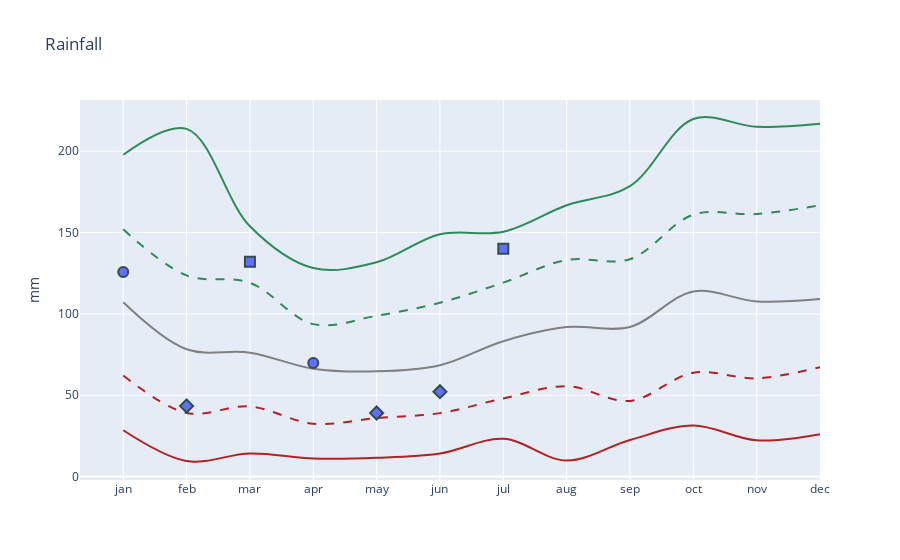
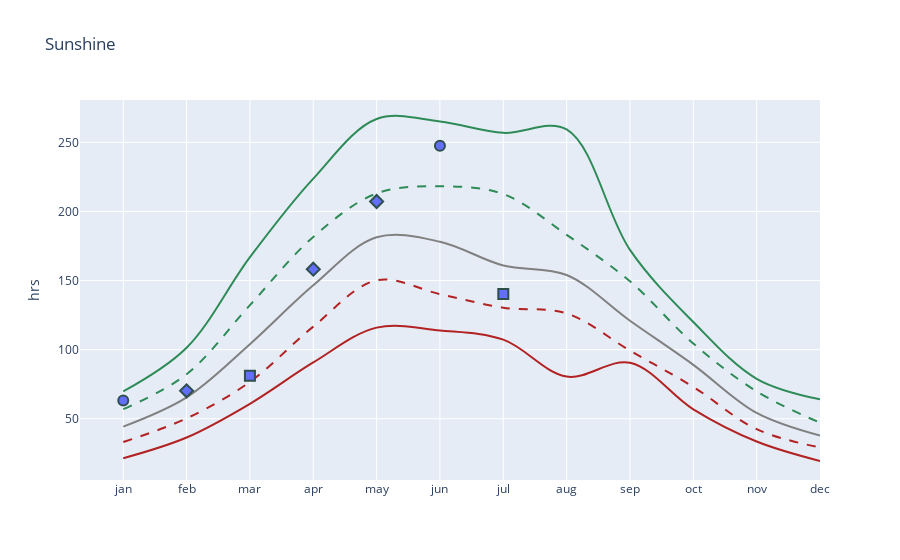
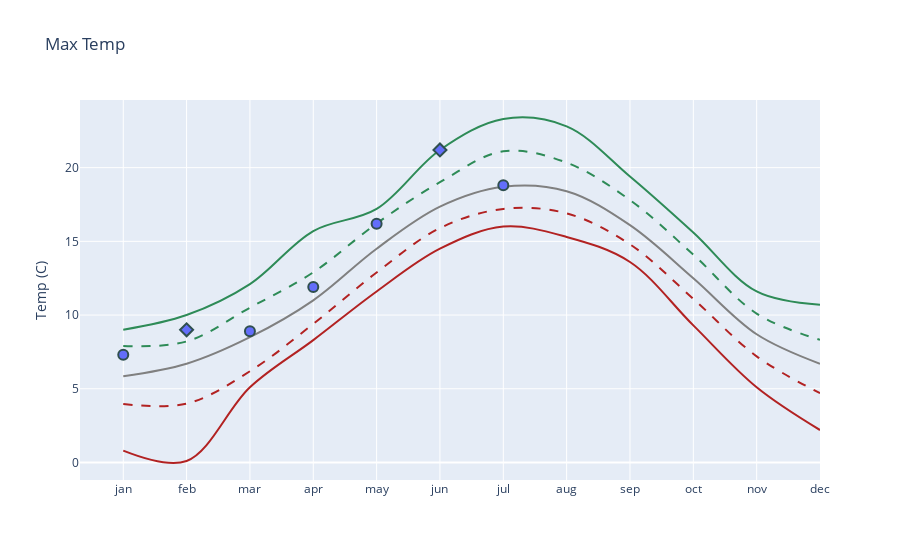
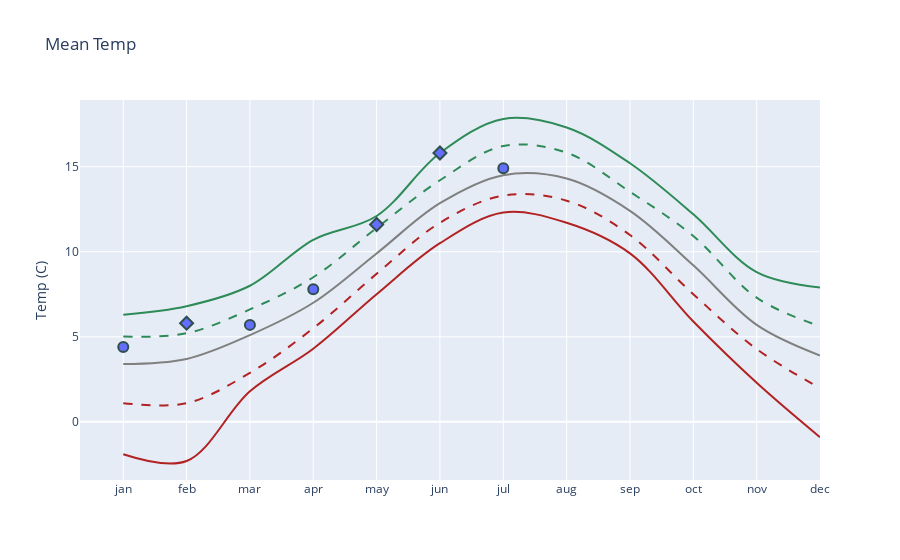

These figures' notebook cell, in order:
### Code cell
for key in list(dfs_2023_dict.keys()):
    unit = units_map[key]
    df_2023 = dfs_2023_dict[key]
    df = long_df[long_df["type"] == key]
    lines = px.line(
        df,
        x="month",
        y="value",
        title=key,
        color="decile",
        color_discrete_sequence=[
            "firebrick",
            "firebrick",
            "grey",
            "seagreen",
            "seagreen",
        ],
        line_dash="decile",
        line_dash_sequence=["solid", "dash", "solid", "dash", "solid"],
        line_shape="spline",  # or 'linear')
    )
    scatter = px.scatter(
        df_2023, x="month", y="value", symbol="marker", hover_data=["month", "value"]
    )
    scatter.update_traces(
        marker=dict(size=10, line=dict(width=2, color="DarkSlateGrey")),
        selector=dict(mode="markers"),
    )
    fig = go.Figure(data=lines.data + scatter.data)
    fig.update_layout(showlegend=False, xaxis_title="", yaxis_title=unit, title=key)
    fig.show()

### Figure 1 — Plotly figure (JSON) as saved in the notebook; plotly's stock layout.template omitted (floating-point values rounded to 4 significant figures)
{"data": [{"hovertemplate": "decile=0.0<br>month=%{x}<br>value=%{y}<extra></extra>", "legendgroup": "0.0", "line": {"color": "firebrick", "dash": "solid", "shape": "spline"}, "marker": {"symbol": "circle"}, "mode": "lines", "name": "0.0", "orientation": "v", "showlegend": true, "type": "scatter", "x": ["jan", "feb", "mar", "apr", "may", "jun", "jul", "aug", "sep", "oct", "nov", "dec"], "xaxis": "x", "y": [28.5, 9.6, 14.2, 11.2, 11.6, 14.2, 23.2, 9.9, 22.5, 31.4, 22.3, 26.1], "yaxis": "y"}, {"hovertemplate": "decile=0.1<br>month=%{x}<br>value=%{y}<extra></extra>", "legendgroup": "0.1", "line": {"color": "firebrick", "dash": "dash", "shape": "spline"}, "marker": {"symbol": "circle"}, "mode": "lines", "name": "0.1", "orientation": "v", "showlegend": true, "type": "scatter", "x": ["jan", "feb", "mar", "apr", "may", "jun", "jul", "aug", "sep", "oct", "nov", "dec"], "xaxis": "x", "y": [62.2, 39.12, 43.12, 32.51, 35.95, 39.02, 48.07, 55.58, 46.54, 63.9, 60.4, 67.26], "yaxis": "y"}, {"hovertemplate": "decile=0.5<br>month=%{x}<br>value=%{y}<extra></extra>", "legendgroup": "0.5", "line": {"color": "grey", "dash": "solid", "shape": "spline"}, "marker": {"symbol": "circle"}, "mode": "lines", "name": "0.5", "orientation": "v", "showlegend": true, "type": "scatter", "x": ["jan", "feb", "mar", "apr", "may", "jun", "jul", "aug", "sep", "oct", "nov", "dec"], "xaxis": "x", "y": [107.2, 78.25, 76.2, 66.3, 64.7, 68.5, 83.25, 91.9, 92, 113.8, 107.7, 109.1], "yaxis": "y"}, {"hovertemplate": "decile=0.9<br>month=%{x}<br>value=%{y}<extra></extra>", "legendgroup": "0.9", "line": {"color": "seagreen", "dash": "dash", "shape": "spline"}, "marker": {"symbol": "circle"}, "mode": "lines", "name": "0.9", "orientation": "v", "showlegend": true, "type": "scatter", "x": ["jan", "feb", "mar", "apr", "may", "jun", "jul", "aug", "sep", "oct", "nov", "dec"], "xaxis": "x", "y": [152.0, 123.7, 119.1, 93.73, 98.82, 106.9, 119.2, 133.2, 133.6, 161.0, 161.4, 166.8], "yaxis": "y"}, {"hovertemplate": "decile=1.0<br>month=%{x}<br>value=%{y}<extra></extra>", "legendgroup": "1.0", "line": {"color": "seagreen", "dash": "solid", "shape": "spline"}, "marker": {"symbol": "circle"}, "mode": "lines", "name": "1.0", "orientation": "v", "showlegend": true, "type": "scatter", "x": ["jan", "feb", "mar", "apr", "may", "jun", "jul", "aug", "sep", "oct", "nov", "dec"], "xaxis": "x", "y": [197.8, 213.7, 153.9, 128.2, 131.7, 149, 150.5, 166.8, 178.5, 219.8, 215, 216.9], "yaxis": "y"}, {"hovertemplate": "marker=o<br>month=%{x}<br>value=%{y}<extra></extra>", "legendgroup": "o", "marker": {"color": "#636efa", "line": {"color": "DarkSlateGrey", "width": 2}, "size": 10, "symbol": "circle"}, "mode": "markers", "name": "o", "orientation": "v", "showlegend": true, "type": "scatter", "x": ["jan", "apr"], "xaxis": "x", "y": [125.7, 69.8], "yaxis": "y"}, {"hovertemplate": "marker=h<br>month=%{x}<br>value=%{y}<extra></extra>", "legendgroup": "h", "marker": {"color": "#636efa", "line": {"color": "DarkSlateGrey", "width": 2}, "size": 10, "symbol": "diamond"}, "mode": "markers", "name": "h", "orientation": "v", "showlegend": true, "type": "scatter", "x": ["feb", "may", "jun"], "xaxis": "x", "y": [43.4, 39.1, 52.2], "yaxis": "y"}, {"hovertemplate": "marker=D<br>month=%{x}<br>value=%{y}<extra></extra>", "legendgroup": "D", "marker": {"color": "#636efa", "line": {"color": "DarkSlateGrey", "width": 2}, "size": 10, "symbol": "square"}, "mode": "markers", "name": "D", "orientation": "v", "showlegend": true, "type": "scatter", "x": ["mar", "jul"], "xaxis": "x", "y": [132, 140.1], "yaxis": "y"}], "layout": {"showlegend": false, "title": {"text": "Rainfall"}, "xaxis": {"title": {"text": ""}}, "yaxis": {"title": {"text": "mm"}}}}

### Figure 2 — Plotly figure (JSON) as saved in the notebook; plotly's stock layout.template omitted (floating-point values rounded to 4 significant figures)
{"data": [{"hovertemplate": "decile=0.0<br>month=%{x}<br>value=%{y}<extra></extra>", "legendgroup": "0.0", "line": {"color": "firebrick", "dash": "solid", "shape": "spline"}, "marker": {"symbol": "circle"}, "mode": "lines", "name": "0.0", "orientation": "v", "showlegend": true, "type": "scatter", "x": ["jan", "feb", "mar", "apr", "may", "jun", "jul", "aug", "sep", "oct", "nov", "dec"], "xaxis": "x", "y": [21.4, 36.4, 60.8, 90.7, 115.9, 113.9, 107.2, 80.5, 90.5, 56.8, 33.5, 19.4], "yaxis": "y"}, {"hovertemplate": "decile=0.1<br>month=%{x}<br>value=%{y}<extra></extra>", "legendgroup": "0.1", "line": {"color": "firebrick", "dash": "dash", "shape": "spline"}, "marker": {"symbol": "circle"}, "mode": "lines", "name": "0.1", "orientation": "v", "showlegend": true, "type": "scatter", "x": ["jan", "feb", "mar", "apr", "may", "jun", "jul", "aug", "sep", "oct", "nov", "dec"], "xaxis": "x", "y": [33.12, 50.26, 76.67, 116.6, 150.2, 140.2, 130.3, 126.2, 99.28, 73, 42.42, 29.18], "yaxis": "y"}, {"hovertemplate": "decile=0.5<br>month=%{x}<br>value=%{y}<extra></extra>", "legendgroup": "0.5", "line": {"color": "grey", "dash": "solid", "shape": "spline"}, "marker": {"symbol": "circle"}, "mode": "lines", "name": "0.5", "orientation": "v", "showlegend": true, "type": "scatter", "x": ["jan", "feb", "mar", "apr", "may", "jun", "jul", "aug", "sep", "oct", "nov", "dec"], "xaxis": "x", "y": [44.3, 65.45, 104.0, 146.6, 181.3, 178.1, 160.9, 154, 120.9, 89, 54.2, 37.8], "yaxis": "y"}, {"hovertemplate": "decile=0.9<br>month=%{x}<br>value=%{y}<extra></extra>", "legendgroup": "0.9", "line": {"color": "seagreen", "dash": "dash", "shape": "spline"}, "marker": {"symbol": "circle"}, "mode": "lines", "name": "0.9", "orientation": "v", "showlegend": true, "type": "scatter", "x": ["jan", "feb", "mar", "apr", "may", "jun", "jul", "aug", "sep", "oct", "nov", "dec"], "xaxis": "x", "y": [56.94, 82.19, 132.2, 181.5, 213.0, 218.2, 212.6, 183.1, 149.4, 104.5, 69.76, 47.08], "yaxis": "y"}, {"hovertemplate": "decile=1.0<br>month=%{x}<br>value=%{y}<extra></extra>", "legendgroup": "1.0", "line": {"color": "seagreen", "dash": "solid", "shape": "spline"}, "marker": {"symbol": "circle"}, "mode": "lines", "name": "1.0", "orientation": "v", "showlegend": true, "type": "scatter", "x": ["jan", "feb", "mar", "apr", "may", "jun", "jul", "aug", "sep", "oct", "nov", "dec"], "xaxis": "x", "y": [69.7, 101.3, 166.9, 223.8, 266.9, 265.1, 256.9, 259.4, 172.2, 120, 78.9, 64], "yaxis": "y"}, {"hovertemplate": "marker=D<br>month=%{x}<br>value=%{y}<extra></extra>", "legendgroup": "D", "marker": {"color": "#636efa", "line": {"color": "DarkSlateGrey", "width": 2}, "size": 10, "symbol": "circle"}, "mode": "markers", "name": "D", "orientation": "v", "showlegend": true, "type": "scatter", "x": ["jan", "jun"], "xaxis": "x", "y": [63.1, 247.5], "yaxis": "y"}, {"hovertemplate": "marker=o<br>month=%{x}<br>value=%{y}<extra></extra>", "legendgroup": "o", "marker": {"color": "#636efa", "line": {"color": "DarkSlateGrey", "width": 2}, "size": 10, "symbol": "diamond"}, "mode": "markers", "name": "o", "orientation": "v", "showlegend": true, "type": "scatter", "x": ["feb", "apr", "may"], "xaxis": "x", "y": [70.2, 158.2, 207.2], "yaxis": "y"}, {"hovertemplate": "marker=h<br>month=%{x}<br>value=%{y}<extra></extra>", "legendgroup": "h", "marker": {"color": "#636efa", "line": {"color": "DarkSlateGrey", "width": 2}, "size": 10, "symbol": "square"}, "mode": "markers", "name": "h", "orientation": "v", "showlegend": true, "type": "scatter", "x": ["mar", "jul"], "xaxis": "x", "y": [81.1, 140.3], "yaxis": "y"}], "layout": {"showlegend": false, "title": {"text": "Sunshine"}, "xaxis": {"title": {"text": ""}}, "yaxis": {"title": {"text": "hrs"}}}}

### Figure 3 — Plotly figure (JSON) as saved in the notebook; plotly's stock layout.template omitted (floating-point values rounded to 4 significant figures)
{"data": [{"hovertemplate": "decile=0.0<br>month=%{x}<br>value=%{y}<extra></extra>", "legendgroup": "0.0", "line": {"color": "firebrick", "dash": "solid", "shape": "spline"}, "marker": {"symbol": "circle"}, "mode": "lines", "name": "0.0", "orientation": "v", "showlegend": true, "type": "scatter", "x": ["jan", "feb", "mar", "apr", "may", "jun", "jul", "aug", "sep", "oct", "nov", "dec"], "xaxis": "x", "y": [0.8, 0.1, 5.1, 8.3, 11.6, 14.5, 16, 15.3, 13.6, 9.3, 5.1, 2.2], "yaxis": "y"}, {"hovertemplate": "decile=0.1<br>month=%{x}<br>value=%{y}<extra></extra>", "legendgroup": "0.1", "line": {"color": "firebrick", "dash": "dash", "shape": "spline"}, "marker": {"symbol": "circle"}, "mode": "lines", "name": "0.1", "orientation": "v", "showlegend": true, "type": "scatter", "x": ["jan", "feb", "mar", "apr", "may", "jun", "jul", "aug", "sep", "oct", "nov", "dec"], "xaxis": "x", "y": [3.97, 3.99, 6.19, 9.4, 12.89, 15.9, 17.2, 16.9, 14.8, 11.1, 7.2, 4.7], "yaxis": "y"}, {"hovertemplate": "decile=0.5<br>month=%{x}<br>value=%{y}<extra></extra>", "legendgroup": "0.5", "line": {"color": "grey", "dash": "solid", "shape": "spline"}, "marker": {"symbol": "circle"}, "mode": "lines", "name": "0.5", "orientation": "v", "showlegend": true, "type": "scatter", "x": ["jan", "feb", "mar", "apr", "may", "jun", "jul", "aug", "sep", "oct", "nov", "dec"], "xaxis": "x", "y": [5.85, 6.7, 8.5, 11, 14.5, 17.35, 18.7, 18.4, 16.1, 12.5, 8.7, 6.7], "yaxis": "y"}, {"hovertemplate": "decile=0.9<br>month=%{x}<br>value=%{y}<extra></extra>", "legendgroup": "0.9", "line": {"color": "seagreen", "dash": "dash", "shape": "spline"}, "marker": {"symbol": "circle"}, "mode": "lines", "name": "0.9", "orientation": "v", "showlegend": true, "type": "scatter", "x": ["jan", "feb", "mar", "apr", "may", "jun", "jul", "aug", "sep", "oct", "nov", "dec"], "xaxis": "x", "y": [7.9, 8.21, 10.5, 12.9, 16.21, 19.01, 21.11, 20.34, 17.8, 14.1, 10.1, 8.32], "yaxis": "y"}, {"hovertemplate": "decile=1.0<br>month=%{x}<br>value=%{y}<extra></extra>", "legendgroup": "1.0", "line": {"color": "seagreen", "dash": "solid", "shape": "spline"}, "marker": {"symbol": "circle"}, "mode": "lines", "name": "1.0", "orientation": "v", "showlegend": true, "type": "scatter", "x": ["jan", "feb", "mar", "apr", "may", "jun", "jul", "aug", "sep", "oct", "nov", "dec"], "xaxis": "x", "y": [9, 10, 12.1, 15.7, 17.2, 21.2, 23.3, 22.8, 19.4, 15.6, 11.6, 10.7], "yaxis": "y"}, {"hovertemplate": "marker=o<br>month=%{x}<br>value=%{y}<extra></extra>", "legendgroup": "o", "marker": {"color": "#636efa", "line": {"color": "DarkSlateGrey", "width": 2}, "size": 10, "symbol": "circle"}, "mode": "markers", "name": "o", "orientation": "v", "showlegend": true, "type": "scatter", "x": ["jan", "mar", "apr", "may", "jul"], "xaxis": "x", "y": [7.3, 8.9, 11.9, 16.2, 18.8], "yaxis": "y"}, {"hovertemplate": "marker=D<br>month=%{x}<br>value=%{y}<extra></extra>", "legendgroup": "D", "marker": {"color": "#636efa", "line": {"color": "DarkSlateGrey", "width": 2}, "size": 10, "symbol": "diamond"}, "mode": "markers", "name": "D", "orientation": "v", "showlegend": true, "type": "scatter", "x": ["feb", "jun"], "xaxis": "x", "y": [9, 21.2], "yaxis": "y"}], "layout": {"showlegend": false, "title": {"text": "Max Temp"}, "xaxis": {"title": {"text": ""}}, "yaxis": {"title": {"text": "Temp (C)"}}}}

### Figure 4 — Plotly figure (JSON) as saved in the notebook; plotly's stock layout.template omitted (floating-point values rounded to 4 significant figures)
{"data": [{"hovertemplate": "decile=0.0<br>month=%{x}<br>value=%{y}<extra></extra>", "legendgroup": "0.0", "line": {"color": "firebrick", "dash": "solid", "shape": "spline"}, "marker": {"symbol": "circle"}, "mode": "lines", "name": "0.0", "orientation": "v", "showlegend": true, "type": "scatter", "x": ["jan", "feb", "mar", "apr", "may", "jun", "jul", "aug", "sep", "oct", "nov", "dec"], "xaxis": "x", "y": [-1.9, -2.3, 1.8, 4.3, 7.5, 10.5, 12.3, 11.7, 9.9, 5.9, 2.3, -0.9], "yaxis": "y"}, {"hovertemplate": "decile=0.1<br>month=%{x}<br>value=%{y}<extra></extra>", "legendgroup": "0.1", "line": {"color": "firebrick", "dash": "dash", "shape": "spline"}, "marker": {"symbol": "circle"}, "mode": "lines", "name": "0.1", "orientation": "v", "showlegend": true, "type": "scatter", "x": ["jan", "feb", "mar", "apr", "may", "jun", "jul", "aug", "sep", "oct", "nov", "dec"], "xaxis": "x", "y": [1.1, 1.1, 2.88, 5.5, 8.7, 11.7, 13.3, 13, 10.98, 7.5, 4.28, 1.98], "yaxis": "y"}, {"hovertemplate": "decile=0.5<br>month=%{x}<br>value=%{y}<extra></extra>", "legendgroup": "0.5", "line": {"color": "grey", "dash": "solid", "shape": "spline"}, "marker": {"symbol": "circle"}, "mode": "lines", "name": "0.5", "orientation": "v", "showlegend": true, "type": "scatter", "x": ["jan", "feb", "mar", "apr", "may", "jun", "jul", "aug", "sep", "oct", "nov", "dec"], "xaxis": "x", "y": [3.4, 3.7, 5.1, 7, 9.9, 12.85, 14.5, 14.3, 12.4, 9.2, 5.7, 3.9], "yaxis": "y"}, {"hovertemplate": "decile=0.9<br>month=%{x}<br>value=%{y}<extra></extra>", "legendgroup": "0.9", "line": {"color": "seagreen", "dash": "dash", "shape": "spline"}, "marker": {"symbol": "circle"}, "mode": "lines", "name": "0.9", "orientation": "v", "showlegend": true, "type": "scatter", "x": ["jan", "feb", "mar", "apr", "may", "jun", "jul", "aug", "sep", "oct", "nov", "dec"], "xaxis": "x", "y": [5.01, 5.21, 6.61, 8.5, 11.4, 14.2, 16.21, 15.82, 13.52, 10.92, 7.3, 5.62], "yaxis": "y"}, {"hovertemplate": "decile=1.0<br>month=%{x}<br>value=%{y}<extra></extra>", "legendgroup": "1.0", "line": {"color": "seagreen", "dash": "solid", "shape": "spline"}, "marker": {"symbol": "circle"}, "mode": "lines", "name": "1.0", "orientation": "v", "showlegend": true, "type": "scatter", "x": ["jan", "feb", "mar", "apr", "may", "jun", "jul", "aug", "sep", "oct", "nov", "dec"], "xaxis": "x", "y": [6.3, 6.8, 8, 10.7, 12.1, 15.8, 17.8, 17.3, 15.2, 12.2, 8.8, 7.9], "yaxis": "y"}, {"hovertemplate": "marker=o<br>month=%{x}<br>value=%{y}<extra></extra>", "legendgroup": "o", "marker": {"color": "#636efa", "line": {"color": "DarkSlateGrey", "width": 2}, "size": 10, "symbol": "circle"}, "mode": "markers", "name": "o", "orientation": "v", "showlegend": true, "type": "scatter", "x": ["jan", "mar", "apr", "jul"], "xaxis": "x", "y": [4.4, 5.7, 7.8, 14.9], "yaxis": "y"}, {"hovertemplate": "marker=D<br>month=%{x}<br>value=%{y}<extra></extra>", "legendgroup": "D", "marker": {"color": "#636efa", "line": {"color": "DarkSlateGrey", "width": 2}, "size": 10, "symbol": "diamond"}, "mode": "markers", "name": "D", "orientation": "v", "showlegend": true, "type": "scatter", "x": ["feb", "may", "jun"], "xaxis": "x", "y": [5.8, 11.6, 15.8], "yaxis": "y"}], "layout": {"showlegend": false, "title": {"text": "Mean Temp"}, "xaxis": {"title": {"text": ""}}, "yaxis": {"title": {"text": "Temp (C)"}}}}
